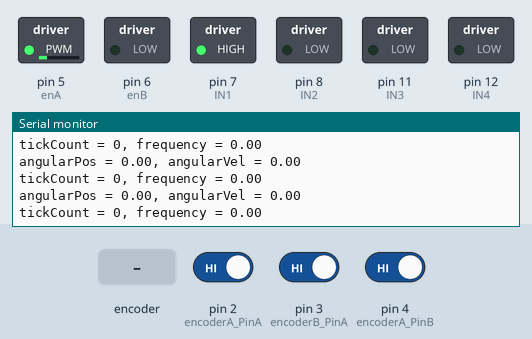
Recording of a sketch running on a simulated Arduino Uno, built with avr-gcc and run on an emulated ATmega328P. Shown: switched loads named in the sketch (green lamp = pin HIGH), the last lines printed to the serial monitor. Inputs (shaded band) come from the test bench; at power-on: pin 2 (encoderA_PinA) HIGH, pin 3 (encoderB_PinA) HIGH, pin 4 (encoderA_PinB) HIGH.

Above: at 1.2 s.
1.3 s: rotary encoder on pin 2 (encoderA_PinA) / pin 4 (encoderA_PinB) turned 2 steps (second pin leading)
At 1.5 s:
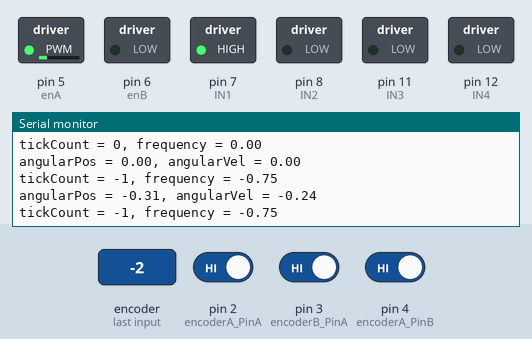
4.7 s: rotary encoder on pin 2 (encoderA_PinA) / pin 4 (encoderA_PinB) turned 3 steps (first pin leading)
At 4.8 s:
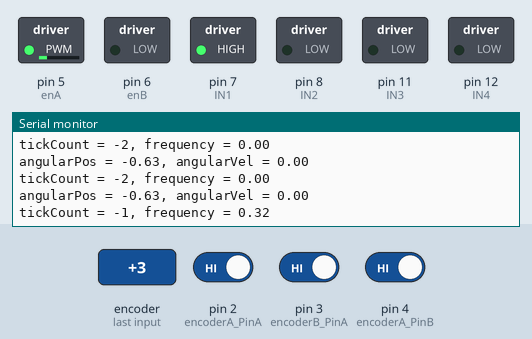
Timing chart, 0 to 7.7 s (numbered marks = the images above; inputs shaded):
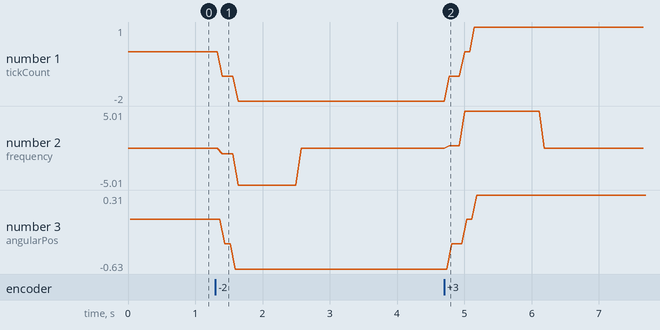

Measured:
- after the input at 1.3 s, the serial monitor: prints a new line after 0.10 s (image 1)
- after the input at 4.7 s, the serial monitor: prints a new line after 0.08 s (image 2)
- plotted number 1: 0 → -2 after the input at 1.3 s, -2 → 1 after the input at 4.7 s
- plotted number 3: 0 → -0.63 after the input at 1.3 s, -0.63 → 0.31 after the input at 4.7 s

The sketch:

motor_with_enc_test.ino
```cpp
////////////// ENCODERS ////////////////////////////
int encoderA_PinA = 2, encoderA_PinB = 4;
int encoderB_PinA = 3, encoderB_PinB = 9;
volatile long tickCountA = 0, tickCountB = 0;
volatile float angPosA, angPosB;
volatile float frequencyA, frequencyB;
volatile long oldFreqTimeA, oldFreqTimeB, checkFreqTimeA, checkFreqTimeB;
volatile float angVelA, angVelB;
volatile int pprA = 20, pprB = 20; // pulse per rev

void encoderPinsSetup() {
  pinMode(encoderA_PinA, INPUT_PULLUP);
  pinMode(encoderA_PinB, INPUT_PULLUP);

  pinMode(encoderB_PinA, INPUT_PULLUP);
  pinMode(encoderB_PinB, INPUT_PULLUP);

  oldFreqTimeA = micros();
  oldFreqTimeB = micros();

  checkFreqTimeA = millis();
  checkFreqTimeB = millis();

  attachInterrupt(digitalPinToInterrupt(encoderA_PinA), readEncoderA, FALLING);
  attachInterrupt(digitalPinToInterrupt(encoderB_PinA), readEncoderB, FALLING);
}

float round_dp(float val, int dp) {
  float rounded_val = (long)((val * pow(10, dp)) + 0.5);
  return (float)rounded_val / pow(10, dp);
}

float getAngPos(long tickCount, int ppr) {
  return (2 * PI * (float)tickCount) / (float)ppr;
}

float getAngVel(float frequency, int ppr) {
  return (2 * PI * frequency) / (float)ppr;
}

void readEncoderA() {
  frequencyA = round_dp(1000000 / (float)(micros() - oldFreqTimeA), 2);
  oldFreqTimeA = micros();

  if (digitalRead(encoderA_PinB) == HIGH) {
    tickCountA += 1;
    frequencyA *= 1;
  } else {
    tickCountA -= 1;
    frequencyA *= -1;
  }

  angPosA = getAngPos(tickCountA, pprA);
  angVelA = getAngVel(frequencyA, pprA);
  checkFreqTimeA = millis();
}

void resetFrequencyA(){
  if(millis()-checkFreqTimeA > 1000){
    frequencyA = 0;
    angVelA = getAngVel(frequencyA, pprA);
    checkFreqTimeA = millis();
  }
}

void readEncoderB() {
  frequencyB = round_dp(1000000 / (float)(micros() - oldFreqTimeB), 2);
  oldFreqTimeB = micros();

  if (digitalRead(encoderB_PinB) == HIGH) {
    tickCountB += 1;
    frequencyB *= 1;
  } else {
    tickCountB -= 1;
    frequencyB *= -1;
  }

  angPosB = getAngPos(tickCountB, pprB);
  angVelB = getAngVel(frequencyB, pprB);
  checkFreqTimeB = millis();
}

void resetFrequencyB(){
  if(millis()-checkFreqTimeB > 1000){
    frequencyB = 0;
    angVelB = getAngVel(frequencyB, pprB);
    checkFreqTimeB = millis();
  }
}
/////////////////////////////////////////////


////////////////// MOTOR WITH HBRIDGE /////////////////////
// motor A H-Bridge Connection
int IN1 = 7, IN2 = 8, enA = 5;
// motor B H-Bridge Connection
int IN3 = 11, IN4 = 12, enB = 6;
int dirA = 1, dirB = 1;

void motorHbridgeSetup() {
  pinMode(IN1, OUTPUT);
  pinMode(IN2, OUTPUT);
  pinMode(enA, OUTPUT);

  pinMode(IN3, OUTPUT);
  pinMode(IN4, OUTPUT);
  pinMode(enB, OUTPUT);

  digitalWrite(IN1, LOW);
  digitalWrite(IN2, LOW);

  digitalWrite(IN3, LOW);
  digitalWrite(IN4, LOW);

}

// Motor A
void setForwardDirectionA() {
  dirA = 1;
  digitalWrite(IN1, HIGH);
  digitalWrite(IN2, LOW);
}
void setReverseDirectionA() {
  dirA = 0;
  digitalWrite(IN1, LOW);
  digitalWrite(IN2, HIGH);
}
void setHaltA() {
  digitalWrite(IN1, LOW);
  digitalWrite(IN2, LOW);
}

void sendPwmA(int pwmVal) {
  if (pwmVal > 0) {
    analogWrite(enA, abs(pwmVal));
    setForwardDirectionA();
  } else if (pwmVal < 0) {
    analogWrite(enA, abs(pwmVal));
    setReverseDirectionA();
  } else {
    analogWrite(enA, 0);
    setHaltA();
  }
}

// Motor B
void setForwardDirectionB() {
  dirB = 1;
  digitalWrite(IN3, HIGH);
  digitalWrite(IN4, LOW);
}
void setReverseDirectionB() {
  dirB = 0;
  digitalWrite(IN3, LOW);
  digitalWrite(IN4, HIGH);
}
void setHaltB() {
  digitalWrite(IN3, LOW);
  digitalWrite(IN4, LOW);
}

void sendPwmB(int pwmVal) {
  if (pwmVal > 0) {
    analogWrite(enB, abs(pwmVal));
    setForwardDirectionB();
  } else if (pwmVal < 0) {
    analogWrite(enB, abs(pwmVal));
    setReverseDirectionB();
  } else {
    analogWrite(enB, 0);
    setHaltB();
  }
}
///////////////////////////////////////////////////////


//////////////////// PID CONTROL //////////////////////
long prevPidTime;

float errorA_pos, errorPrevA_pos, errorDotA_pos, errorIntA_pos;
float kpA_pos = 0, kiA_pos = 0, kdA_pos = 0;
float errorIntMinA_pos = 0, errorIntMaxA_pos = 0;

float errorA_vel, errorPrevA_vel, errorDotA_vel, errorIntA_vel;
float kpA_vel = 0, kiA_vel = 0, kdA_vel = 0;
float errorIntMinA_vel = 0, errorIntMaxA_vel = 0;

float errorB_pos, errorPrevB_pos, errorDotB_pos, errorIntB_pos;
float kpB_pos = 0, kiB_pos = 0, kdB_pos = 0;
float errorIntMinB_pos = 0, errorIntMaxB_pos = 0;

float errorB_vel, errorPrevB_vel, errorDotB_vel, errorIntB_vel;
float kpB_vel = 0, kiB_vel = 0, kdB_vel = 0;
float errorIntMinB_vel = 0, errorIntMaxB_vel = 0;

float pwmValMax = 100.0, pwmValMin = -100.0;

void computePositionPID(float targetAngPosA, float targetAngPosB) {
  float dt = micros() - prevPidTime;

  errorA_pos = targetAngPosA - angPosA;
  errorB_pos = targetAngPosB - angPosB;

  errorDotA_pos = ((errorA_pos - errorPrevA_pos) * 1000000) / dt;
  errorDotA_pos = ((errorA_pos - errorPrevA_pos) * 1000000) / dt;

  errorIntA_pos = errorIntA_pos + ((errorA_pos * dt) / 1000000);
  errorIntB_pos = errorIntB_pos + ((errorB_pos * dt) / 1000000);

  float pwmValA = (kpA_pos * errorA_pos) + (kiA_pos * errorIntA_pos) + (kdA_pos * errorDotA_pos);
  float pwmValB = (kpB_pos * errorB_pos) + (kiB_pos * errorIntB_pos) + (kdB_pos * errorDotB_pos);

  sendPwmA(pwmValA);
  sendPwmB(pwmValB);
}

void computeVelocityPID(float targetAngVelA, float targetAngVelB) {
  float dt = micros() - prevPidTime;

  errorA_vel = targetAngVelA - angVelA;
  errorB_vel = targetAngVelB - angVelB;

  errorDotA_vel = ((errorA_vel - errorPrevA_vel) * 1000000) / dt;
  errorDotA_vel = ((errorA_vel - errorPrevA_vel) * 1000000) / dt;

  errorIntA_vel = errorIntA_vel + ((errorA_vel * dt) / 1000000);
  errorIntB_vel = errorIntB_vel + ((errorB_vel * dt) / 1000000);

  float pwmValA = (kpA_vel * errorA_vel) + (kiA_vel * errorIntA_vel) + (kdA_vel * errorDotA_vel);
  float pwmValB = (kpB_vel * errorB_vel) + (kiB_vel * errorIntB_vel) + (kdB_vel * errorDotB_vel);

  sendPwmA(pwmValA);
  sendPwmB(pwmValB);
}
///////////////////////////////////////////////////////

void delayMs(int ms) {
  for (int i = 0; i < ms; i += 1) {
    delayMicroseconds(1000);
  }
}


void setup() {
  Serial.begin(9600);

  motorHbridgeSetup();

  encoderPinsSetup();

  prevPidTime = micros();

  sendPwmA(50.30);
}


void loop() {
  resetFrequencyA();
  resetFrequencyB();

  //    for (int pwmVal = -100; pwmVal <= 100; pwmVal += 5) {
  //      sendPwmA(float(pwmVal));
  //      delayMs(500);
  //    }
  //    for (int pwmVal = 100; pwmVal >= -100; pwmVal -= 5) {
  //      sendPwmA(float(pwmVal));
  //      delayMs(500);
  //    }

  Serial.println("tickCount = " + String(tickCountA) + ", " + "frequency = " + String(frequencyA));
  Serial.println("angularPos = " + String(angPosA) + ", " + "angularVel = " + String(angVelA));

  delayMs(20);
}
```
